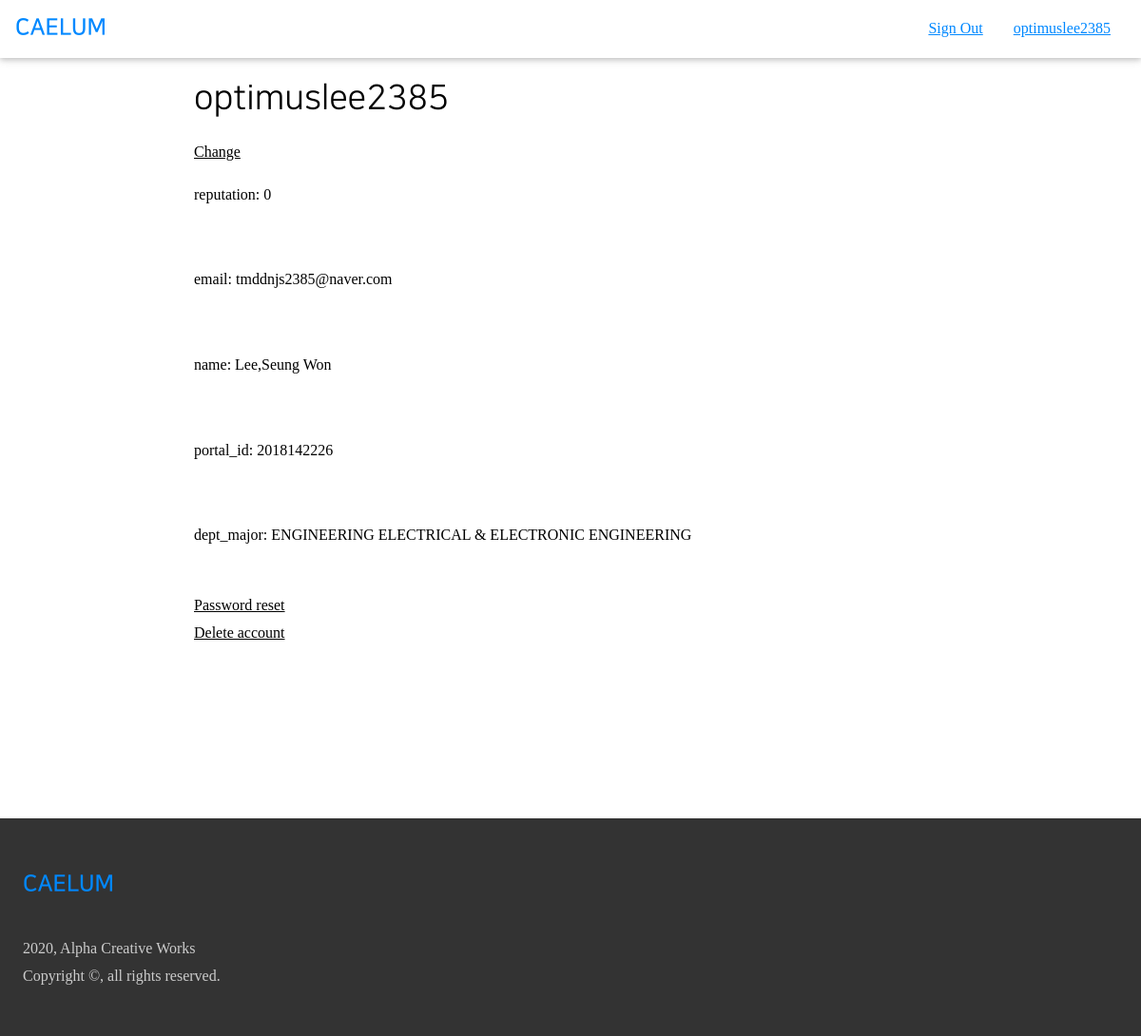
Page /accounts/account_manage (signed in) on the committed database.
### accounts/models.py (models this page shows, shortened)
class User(AbstractBaseUser):
    email = models.EmailField(
        max_length=255,
        unique=True,
    )
    portal_id = models.CharField(
        max_length=10,
        unique=True,
        null=True,
    )
    name = models.CharField(
        max_length=30,
        null=True,
    )
    dept_major = models.CharField(
        max_length=50,
        null=True,
    )
    username = models.SlugField(
        max_length=30,
        null=True,
        unique=True,
    )
    reputation = models.IntegerField(
        blank=False,
        null=False,
        default=0,
    )
    is_email_verified = models.BooleanField(default=False)
    is_active = models.BooleanField(default=True)
    is_admin = models.BooleanField(default=False)
    objects = UserManager()
    USERNAME_FIELD = 'email'
    REQUIRED_FIELD = [
    ]

### accounts/views.py (the view)
# urls.py: path('account_manage', views.account_manage, name='account_manage'),
@login_required
def account_manage(request):
    user = request.user
    context = {
        'user': user,
    }
    return render(request, 'accounts/account-manage.html', context)

### accounts/templates/accounts/account-manage.html (shortened to what this page needs)
{% extends 'air/account_widget.html' %}
{% block content %}
<div class=" acw3-min-height-100 acw3-max-width-840">
    <div class=" acw3-container">
        <h1>{{user.username}}</h1>
        <a href="{% url 'accounts:change_username' %}">Change</a> <p>reputation: {{ user.reputation }}</p>
        <br>
    </div>
    <div class=" acw3-container">
        <p>email: {{user.email}}</p><br>
        <p>name: {{user.name}}</p><br>
        <p>portal_id: {{user.portal_id}}</p><br>
        <p>dept_major: {{user.dept_major}}</p><br>
        <a href="{% url 'accounts:pw_change' %}">Password reset</a><br>
        <a href="{% url 'accounts:account_delete_confirmation' %}">Delete account</a><br>
    </div>
</div>
{% endblock %}

### air/templates/air/account_widget.html (shortened to what this page needs)
{% extends 'common/base.html' %}
{% block account %}
<a href="{% url 'accounts:sign_out' %}" class=" acw3-bar-item">
    Sign Out
</a>
<a href="{% url 'accounts:account_manage' %}" class=" acw3-bar-item">
    {{ user.username }}
</a>
{% endblock %}

### static/common/acw3_pro.css (style rules this page uses)
html { box-sizing: border-box }
*, *:before, *:after { box-sizing: inherit }
html { -ms-text-size-adjust: 100%; -webkit-text-size-adjust: 100% }
body { margin: 0 }
a { background-color: transparent }
html, body { font-family: Verdana, sans-serif; font-size: 16px; line-height: 1.5 }
html { overflow-x: hidden }
h1 { font-size: 36px }
h1, h2, h3, h4, h5, h6 { font-family: "Segoe UI", Arial, sans-serif; font-weight: 400; margin: 10px 0 }
a { color: inherit }
.acw3-bar .acw3-bar-item { padding: 8px 16px; float: left; width: auto; border: none; display: block; outline: 0 }
.acw3-container:after, .acw3-container:before, .acw3-panel:after, .acw3-panel:before, .acw3-row:after, .acw3-row:before, .acw3-row-padding:after, .acw3-row-padding:before, .acw3-cell-row:before, .acw3-cell-row:after, .acw3-clear:after, .acw3-clear:before, .acw3-bar:before, .acw3-bar:after { content: ""; display: table; clear: both }
.acw3-container, .acw3-panel { padding: 0.01em 24px }

### static/common/axw3.css (style rules this page uses)
body, html { height: 100%; line-height: 1.8; padding: 0; margin: 0; font-family: "NBG"; }
h1, h2, h3, h4, h5, h6 { font-family: "NS"; color: #000000; }
a { cursor: pointer; }
.acw3-max-width-840 { max-width: 840px; margin: auto; }
.acw3-min-height-100 { min-height: 100vh; }

### rows in the picture
User: username "optimuslee2385", reputation "0", email "tmddnjs2385@naver.com", name "Lee,Seung Won", portal_id "2018142226", dept_major "ENGINEERING ELECTRICAL & ELECTRONIC ENGINEERING"
